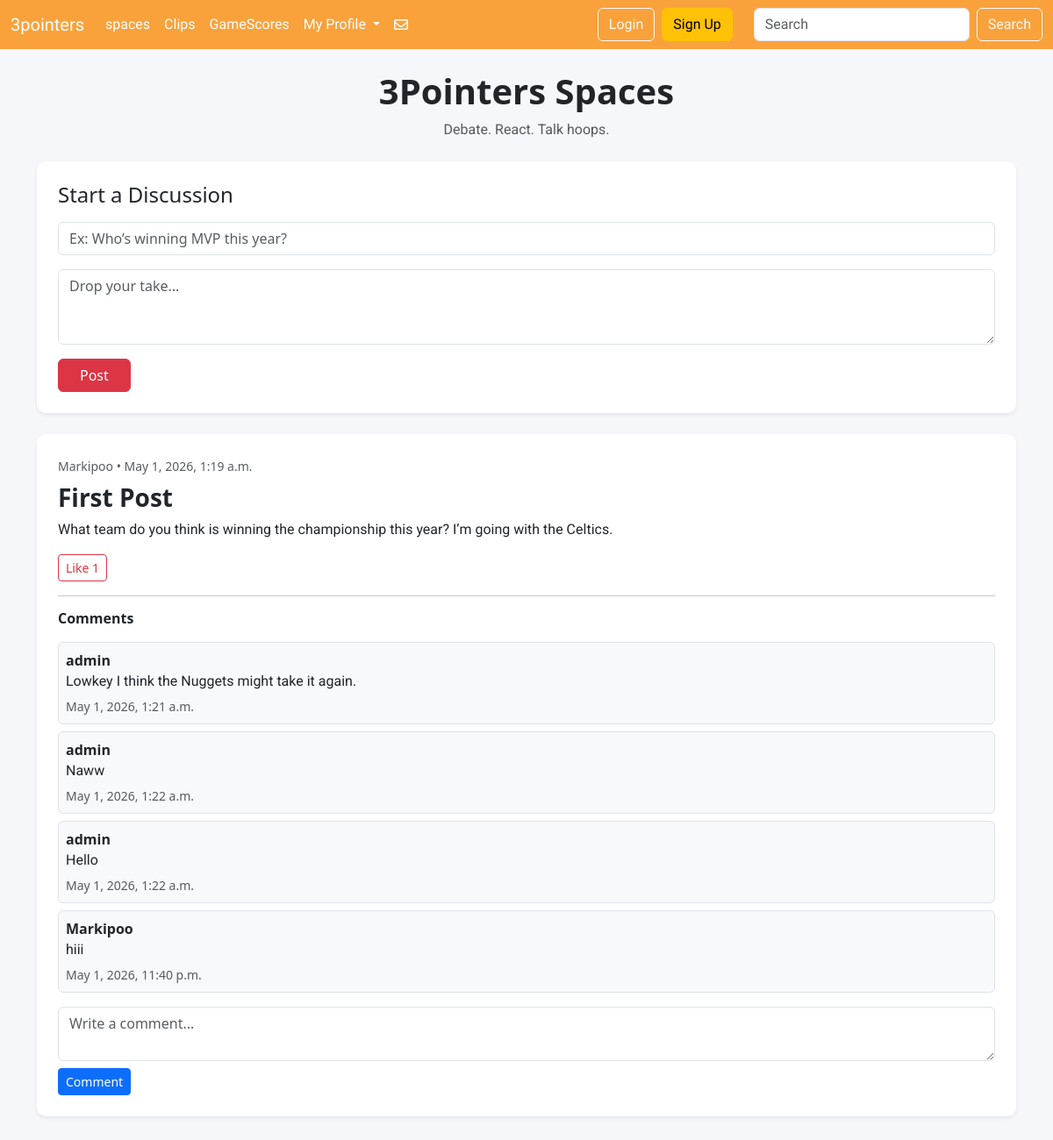
/spaces/, run on the app's committed database.
### sportApp/models.py (models this page shows)
class SpacePost(models.Model):
    user = models.ForeignKey(User, on_delete=models.CASCADE)
    title = models.CharField(max_length=200)
    message = models.TextField()
    likes = models.ManyToManyField(User, related_name="liked_space_posts", blank=True)
    created_at = models.DateTimeField(auto_now_add=True)
    def total_likes(self):
        return self.likes.count()

class SpaceComment(models.Model):
    post = models.ForeignKey(SpacePost, on_delete=models.CASCADE, related_name="comments")
    user = models.ForeignKey(User, on_delete=models.CASCADE)
    comment = models.TextField()
    created_at = models.DateTimeField(auto_now_add=True)

### sportApp/views.py (the view, shortened to what this page needs)
# urls.py: path("spaces/", views.spaces, name="spaces"),
def spaces(request):
    posts = SpacePost.objects.all().order_by("-created_at")
    return render(request, "spaces.html", {"posts": posts})

### sportApp/templates/spaces.html (shortened to what this page needs)
{% extends "base.html" %}
{% load static %}
{% block content %}
<div class="container-fluid py-4" style="background-color: #f5f7fa; min-height: 100vh;">
  <div class="container">
    <div class="text-center mb-4">
        <h1 class="fw-bold">3Pointers Spaces</h1>
        <p class="text-muted">Debate. React. Talk hoops.</p>
    </div>
    <div class="card shadow-sm border-0 mb-4" style="background-color: #ffffff; border-radius: 10px; border-left: 5px solid #dc3545;">
        <div class="card-body p-4">
            <h4 class="mb-3">Start a Discussion</h4>
            <form method="POST">
                <input type="text"
                       name="title"
                       class="form-control mb-3"
                       placeholder="Ex: Who’s winning MVP this year?">
                <textarea name="message"
                          class="form-control mb-3"
                          rows="3"
                          placeholder="Drop your take..."></textarea>
                <button type="submit" class="btn btn-danger px-4">Post</button>
            </form>
        </div>
    </div>
    {% for post in posts %}
        <div class="card shadow-sm border-0 mb-4" style="background-color: #ffffff; border-radius: 10px; border-left: 5px solid #0d6efd;">
            <div class="card-body p-4">
                <small class="text-muted">
                    {{ post.user.username }} • {{ post.created_at }}
                </small>
                <h3 class="fw-bold mt-2">{{ post.title }}</h3>
                <p class="mb-3">{{ post.message }}</p>
                <form method="POST" class="mb-3">
                    <button type="submit" class="btn btn-outline-danger btn-sm">
                        Like {{ post.total_likes }}
                    </button>
                </form>
                <hr>
                <h6 class="fw-bold mb-3">Comments</h6>
                {% for comment in post.comments.all %}
                    <div class="bg-light border rounded p-2 mb-2">
                        <strong>{{ comment.user.username }}</strong>
                        <p class="mb-1">{{ comment.comment }}</p>
                        <small class="text-muted">{{ comment.created_at }}</small>
                    </div>
                {% empty %}
                    <p class="text-muted">No comments yet. Start the conversation.</p>
                {% endfor %}
                <form method="POST" class="mt-3">
                    <textarea name="comment"
                              class="form-control mb-2"
                              rows="2"
                              placeholder="Write a comment..."></textarea>
                    <button type="submit" class="btn btn-primary btn-sm">
                        Comment
                    </button>
                </form>
            </div>
        </div>
    {% empty %}
        <div class="text-center text-muted mt-5">
            <h4>No posts yet</h4>
            <p>Be the first to start a discussion.</p>
        </div>
    {% endfor %}
  </div>
</div>
{% endblock %}

### sportApp/static/css_file/style.css (style rules this page uses)
p { font-family: "Roboto"; }

### data on the page
SpacePost: user.username "Markipoo", created_at "May 1, 2026, 1:19 a.m.", title "First Post", message "What team do you think is winning the championship this year? I’m going with the Celtics.", total_likes "1"
SpaceComment: user.username "admin", comment "Lowkey I think the Nuggets might take it again.", created_at "May 1, 2026, 1:21 a.m."
SpaceComment: user.username "admin", comment "Naww", created_at "May 1, 2026, 1:22 a.m."
SpaceComment: user.username "admin", comment "Hello", created_at "May 1, 2026, 1:22 a.m."
SpaceComment: user.username "Markipoo", comment "hiii", created_at "May 1, 2026, 11:40 p.m."
